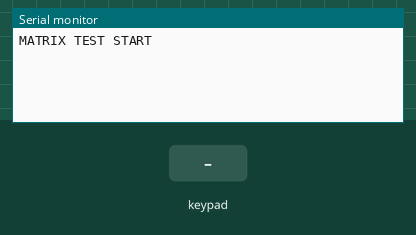
Recording of a sketch running on a simulated Arduino Uno, built with avr-gcc and run on an emulated ATmega328P. Parts: the last lines printed to the serial monitor. Wiring (inferred from the names in the program): 3×3 keypad with keys 1 2 3 4 5 6 7 8 9 (labels assumed): rows pin 2, pin 3, pin 4; columns pin 5, pin 6, pin 7. The inputs (shaded band) are chosen by the test bench.

Above: at 1.7 s.
1.8 s: key '1' pressed
At 3.1 s:
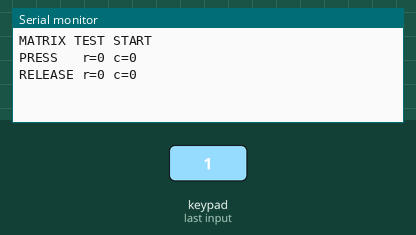
3.4 s: keypad keys 2 3 4 pressed 0.4 s apart
At 3.54 s:
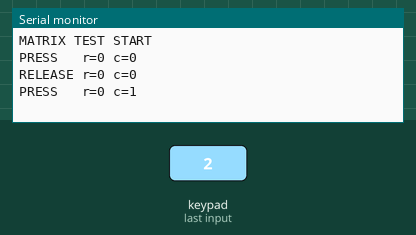
6.1 s: key '5' pressed
At 7.3 s:
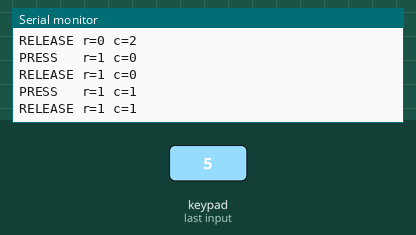
7.6 s: keypad keys 5 6 7 pressed 0.4 s apart
At 9.7 s:
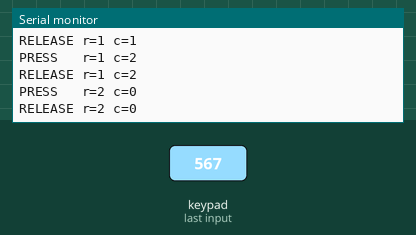
Timing chart, 0 to 11.2 s (numbered marks = the images above; inputs shaded):
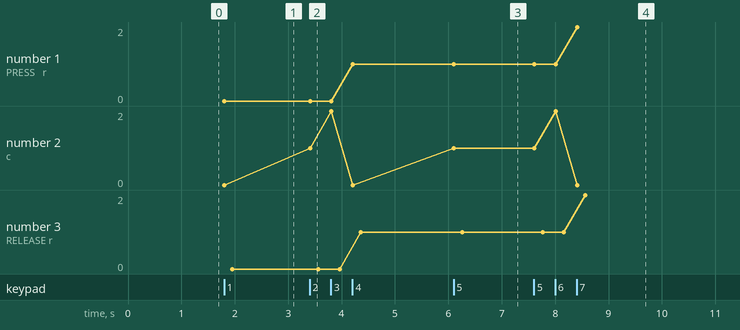

The sketch:

matrix_serial.ino
```cpp
const uint8_t ROWS = 3;
const uint8_t COLS = 3;

const uint8_t rowPins[ROWS] = {2, 3, 4};
const uint8_t colPins[COLS] = {5, 6, 7};

bool lastMatrix[ROWS][COLS];

void setup() {
  Serial.begin(115200);
  delay(500);
  Serial.println("MATRIX TEST START");

  for (uint8_t r = 0; r < ROWS; r++) {
    pinMode(rowPins[r], OUTPUT);
    digitalWrite(rowPins[r], HIGH);
  }

  for (uint8_t c = 0; c < COLS; c++) {
    pinMode(colPins[c], INPUT_PULLUP);
  }

  for (uint8_t r = 0; r < ROWS; r++) {
    for (uint8_t c = 0; c < COLS; c++) {
      lastMatrix[r][c] = false;
    }
  }
}

void loop() {
  bool currentMatrix[ROWS][COLS] = {false};

  for (uint8_t r = 0; r < ROWS; r++) {
    digitalWrite(rowPins[r], LOW);
    delayMicroseconds(50);

    for (uint8_t c = 0; c < COLS; c++) {
      currentMatrix[r][c] = (digitalRead(colPins[c]) == LOW);
    }

    digitalWrite(rowPins[r], HIGH);
  }

  for (uint8_t r = 0; r < ROWS; r++) {
    for (uint8_t c = 0; c < COLS; c++) {
      if (currentMatrix[r][c] != lastMatrix[r][c]) {
        if (currentMatrix[r][c]) {
          Serial.print("PRESS   r=");
          Serial.print(r);
          Serial.print(" c=");
          Serial.println(c);
        } else {
          Serial.print("RELEASE r=");
          Serial.print(r);
          Serial.print(" c=");
          Serial.println(c);
        }
        lastMatrix[r][c] = currentMatrix[r][c];
      }
    }
  }

  delay(10);
}
```

Measured:
- after the input at 1.8 s, the serial monitor: prints a new line at once (image 1)
- after the input at 3.4 s, the serial monitor: prints a new line at once (image 2)
- after the input at 6.1 s, the serial monitor: prints a new line at once (image 3)
- after the input at 7.6 s, the serial monitor: prints a new line after 0.41 s (image 4)
- plotted number 1: 0 → 1 after the input at 3.4 s, 1 → 2 after the input at 7.6 s
- plotted number 2: 1 → 0 after the input at 7.6 s
- plotted number 3: 0 → 1 after the input at 3.4 s, 1 → 2 after the input at 7.6 s
